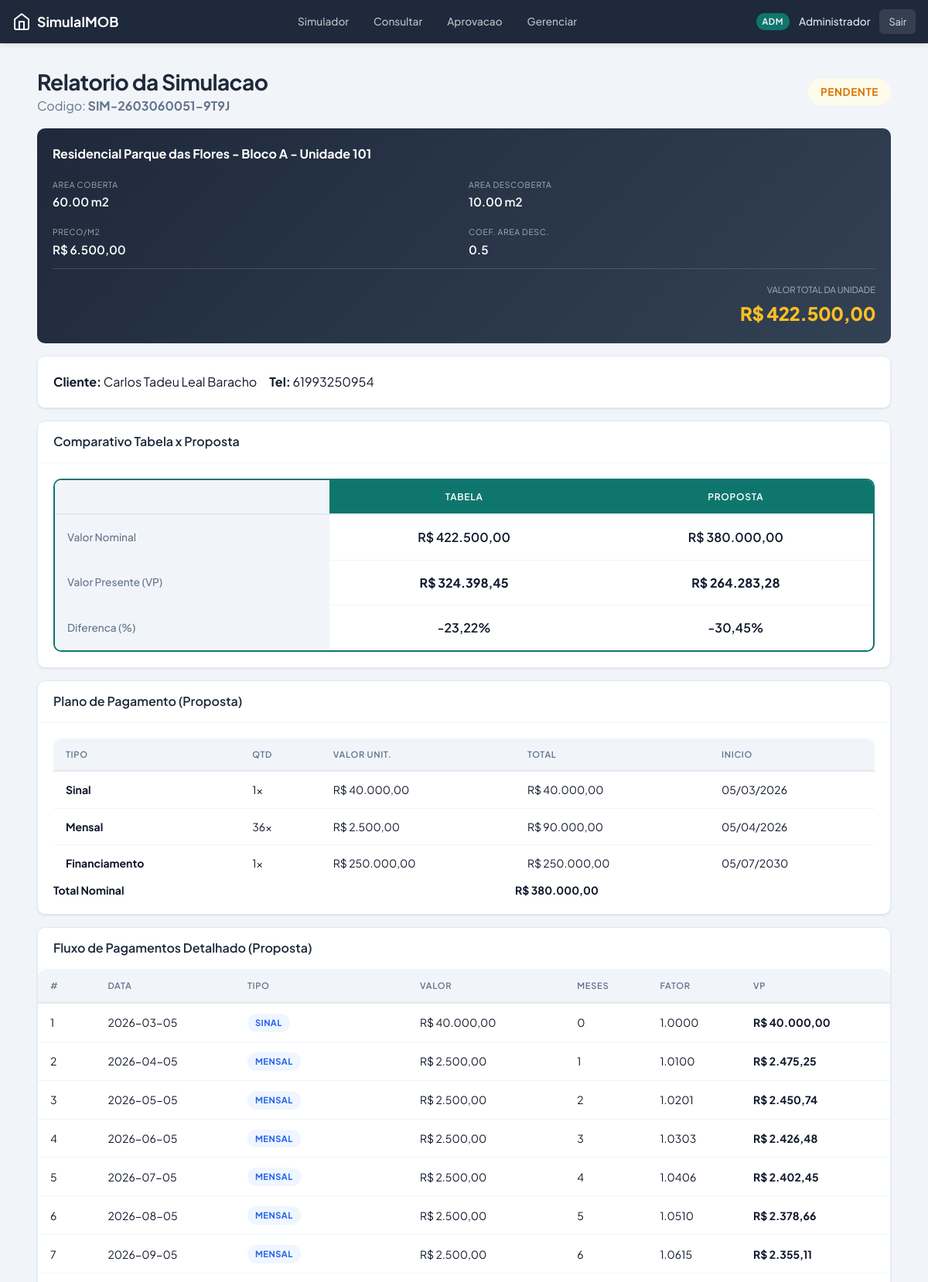
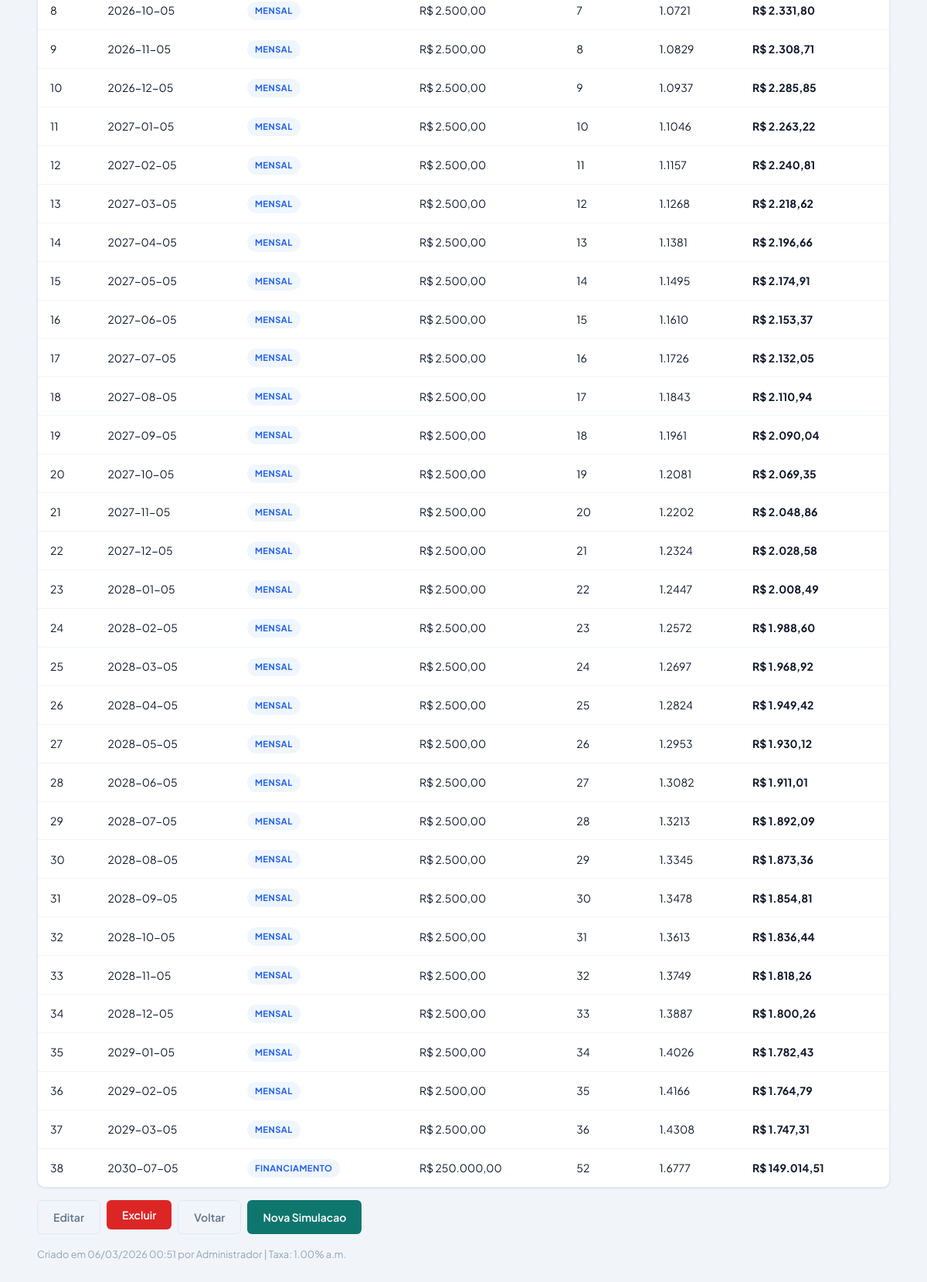
The page /simulador/report/1 (signed in) on the database its author committed (2 pictures, top to bottom).
### models.py (models this page shows, shortened)
class User(UserMixin, db.Model):
    __tablename__ = 'users'
    id = db.Column(db.Integer, primary_key=True)
    nome = db.Column(db.String(150), nullable=False)
    email = db.Column(db.String(150), unique=True, nullable=False, index=True)
    password_hash = db.Column(db.String(256), nullable=False)
    role = db.Column(db.String(20), nullable=False, default='corretor')
    ativo = db.Column(db.Boolean, default=True)
    empresa_id = db.Column(db.Integer, db.ForeignKey('empresas.id'), nullable=False)
    created_at = db.Column(db.DateTime, default=datetime.utcnow)
    empresa = db.relationship('Empresa', back_populates='usuarios')
    simulacoes = db.relationship('Simulacao', foreign_keys='Simulacao.corretor_id',
                                 back_populates='corretor', lazy='dynamic')
    @property
    def is_lider(self):
        return self.role in ('lider', 'adm')

class Simulacao(db.Model):
    __tablename__ = 'simulacoes'
    id = db.Column(db.Integer, primary_key=True)
    codigo = db.Column(db.String(30), unique=True, nullable=False, index=True, default=gerar_codigo)
    corretor_id = db.Column(db.Integer, db.ForeignKey('users.id'), nullable=False)
    empreendimento_id = db.Column(db.Integer, db.ForeignKey('empreendimentos.id'), nullable=False)
    unidade_id = db.Column(db.Integer, db.ForeignKey('unidades.id'), nullable=False)
    cliente_nome = db.Column(db.String(200))
    cliente_telefone = db.Column(db.String(20))
    sinal_qtd = db.Column(db.Integer, default=0)
    sinal_valor = db.Column(db.Float, default=0.0)
    sinal_data_inicio = db.Column(db.Date)
    mensal_qtd = db.Column(db.Integer, default=0)
    mensal_valor = db.Column(db.Float, default=0.0)
    mensal_data_inicio = db.Column(db.Date)
    intermediaria_qtd = db.Column(db.Integer, default=0)
    intermediaria_valor = db.Column(db.Float, default=0.0)
    intermediaria_data_inicio = db.Column(db.Date)
    intermediaria_periodicidade = db.Column(db.String(1), default='S')
    chave_valor = db.Column(db.Float, default=0.0)
    chave_data = db.Column(db.Date)
    financiamento_valor = db.Column(db.Float, default=0.0)
    financiamento_data = db.Column(db.Date)
    valor_nominal_proposta = db.Column(db.Float, default=0.0)
    vp_proposta = db.Column(db.Float, default=0.0)
    valor_nominal_tabela = db.Column(db.Float, default=0.0)
    vp_tabela = db.Column(db.Float, default=0.0)
    dif_pct_proposta = db.Column(db.Float, default=0.0)
    dif_pct_tabela = db.Column(db.Float, default=0.0)
    detalhes_json = db.Column(db.JSON)
    status = db.Column(db.String(20), default='pendente')
    aprovador_id = db.Column(db.Integer, db.ForeignKey('users.id'))
    data_aprovacao = db.Column(db.DateTime)
    motivo_rejeicao = db.Column(db.String(500))
    created_at = db.Column(db.DateTime, default=datetime.utcnow)
    updated_at = db.Column(db.DateTime, default=datetime.utcnow, onupdate=datetime.utcnow)
    corretor = db.relationship('User', foreign_keys=[corretor_id], back_populates='simulacoes')
    aprovador = db.relationship('User', foreign_keys=[aprovador_id])
    empreendimento = db.relationship('Empreendimento', back_populates='simulacoes')
    unidade = db.relationship('Unidade')

class Empreendimento(db.Model):
    __tablename__ = 'empreendimentos'
    id = db.Column(db.Integer, primary_key=True)
    nome = db.Column(db.String(200), nullable=False)
    endereco = db.Column(db.String(300))
    empresa_id = db.Column(db.Integer, db.ForeignKey('empresas.id'), nullable=False)
    taxa_desconto_mensal = db.Column(db.Float, nullable=False, default=0.01)
    ativo = db.Column(db.Boolean, default=True)
    created_at = db.Column(db.DateTime, default=datetime.utcnow)
    empresa = db.relationship('Empresa', back_populates='empreendimentos')
    blocos = db.relationship('Bloco', back_populates='empreendimento', cascade='all, delete-orphan')
    plano_padrao = db.relationship('PlanoPadrao', back_populates='empreendimento',
                                   uselist=False, cascade='all, delete-orphan')
    regras = db.relationship('RegrasEmpreendimento', back_populates='empreendimento',
                              uselist=False, cascade='all, delete-orphan')
    simulacoes = db.relationship('Simulacao', back_populates='empreendimento', lazy='dynamic')

class Bloco(db.Model):
    __tablename__ = 'blocos'
    id = db.Column(db.Integer, primary_key=True)
    nome = db.Column(db.String(50), nullable=False)
    empreendimento_id = db.Column(db.Integer, db.ForeignKey('empreendimentos.id'), nullable=False)
    empreendimento = db.relationship('Empreendimento', back_populates='blocos')
    unidades = db.relationship('Unidade', back_populates='bloco', cascade='all, delete-orphan')

class Unidade(db.Model):
    __tablename__ = 'unidades'
    id = db.Column(db.Integer, primary_key=True)
    numero = db.Column(db.String(20), nullable=False)
    bloco_id = db.Column(db.Integer, db.ForeignKey('blocos.id'), nullable=False)
    descricao = db.Column(db.String(200))
    area_coberta = db.Column(db.Float, nullable=False, default=0.0)
    area_descoberta = db.Column(db.Float, nullable=False, default=0.0)
    preco_m2 = db.Column(db.Float, nullable=False, default=0.0)
    coef_area_descoberta = db.Column(db.Float, nullable=False, default=0.5)
    status = db.Column(db.String(20), default='disponivel')
    created_at = db.Column(db.DateTime, default=datetime.utcnow)
    bloco = db.relationship('Bloco', back_populates='unidades')
    @property
    def valor_total(self):
        return (self.area_coberta * self.preco_m2 +
                self.area_descoberta * self.preco_m2 * self.coef_area_descoberta)

### empreendimentos.py (the view)
@emp_bp.route('/report/<int:id>')
@login_required
def report(id):
    sim = db.session.get(Simulacao, id)
    if not sim:
        flash('Simulacao nao encontrada.', 'danger')
        return redirect(url_for('emp_bp.minhas_simulacoes'))
    if not current_user.is_lider and sim.corretor_id != current_user.id:
        flash('Acesso negado.', 'danger')
        return redirect(url_for('emp_bp.minhas_simulacoes'))
    return render_template('report.html', sim=sim)

### templates/report.html (shortened to what this page needs)
{% extends "base.html" %}
{% block content %}
<div class="d-flex align-center justify-between mb-2">
    <div>
        <h1>Relatorio da Simulacao</h1>
        <p class="text-secondary">Codigo: <strong>{{ sim.codigo }}</strong></p>
    </div>
    <span class="badge status-{{ sim.status }}" style="font-size: 0.85rem; padding: 6px 16px;">
        {{ sim.status | upper }}
    </span>
</div>
<div class="unit-card mb-2">
    <div class="unit-title">{{ sim.empreendimento.nome }} - {{ sim.unidade.bloco.nome }} - Unidade {{ sim.unidade.numero }}</div>
    <div class="unit-grid">
        <div class="unit-item">
            <label>Area Coberta</label>
            <div class="value">{{ '%.2f'|format(sim.unidade.area_coberta) }} m2</div>
        </div>
        <div class="unit-item">
            <label>Area Descoberta</label>
            <div class="value">{{ '%.2f'|format(sim.unidade.area_descoberta) }} m2</div>
        </div>
        <div class="unit-item">
            <label>Preco/m2</label>
            <div class="value">{{ format_brl(sim.unidade.preco_m2) }}</div>
        </div>
        <div class="unit-item">
            <label>Coef. Area Desc.</label>
            <div class="value">{{ sim.unidade.coef_area_descoberta }}</div>
        </div>
    </div>
    <div class="unit-total">
        <label>Valor Total da Unidade</label>
        <div class="price">{{ format_brl(sim.unidade.valor_total) }}</div>
    </div>
</div>
{% if sim.cliente_nome %}
<div class="card mb-2">
    <div class="card-body d-flex gap-md">
        <div><strong>Cliente:</strong> {{ sim.cliente_nome }}</div>
        {% if sim.cliente_telefone %}
        <div><strong>Tel:</strong> {{ sim.cliente_telefone }}</div>
        {% endif %}
    </div>
</div>
{% endif %}
<div class="card mb-2">
    <div class="card-header"><h3>Comparativo Tabela x Proposta</h3></div>
    <div class="card-body">
        <div class="table-responsive comparison-table">
            <table>
                <thead>
                    <tr><th class="label-col"></th><th>Tabela</th><th>Proposta</th></tr>
                </thead>
                <tbody>
                    <tr>
                        <td class="label-col">Valor Nominal</td>
                        <td>{{ format_brl(sim.valor_nominal_tabela) }}</td>
                        <td>{{ format_brl(sim.valor_nominal_proposta) }}</td>
                    </tr>
                    <tr>
                        <td class="label-col">Valor Presente (VP)</td>
                        <td><strong>{{ format_brl(sim.vp_tabela) }}</strong></td>
                        <td><strong>{{ format_brl(sim.vp_proposta) }}</strong></td>
                    </tr>
                    <tr>
                        <td class="label-col">Diferenca (%)</td>
                        <td>{{ format_pct(sim.dif_pct_tabela) }}</td>
                        <td>{{ format_pct(sim.dif_pct_proposta) }}</td>
                    </tr>
                </tbody>
            </table>
        </div>
    </div>
</div>
<div class="card mb-2">
    <div class="card-header"><h3>Plano de Pagamento (Proposta)</h3></div>
    <div class="card-body">
        <div class="table-responsive">
            <table>
                <thead>
                    <tr><th>Tipo</th><th>Qtd</th><th>Valor Unit.</th><th>Total</th><th>Inicio</th></tr>
                </thead>
                <tbody>
                    {% if sim.sinal_qtd and sim.sinal_valor %}
                    <tr>
                        <td><strong>Sinal</strong></td>
                        <td>{{ sim.sinal_qtd }}x</td>
                        <td>{{ format_brl(sim.sinal_valor) }}</td>
                        <td>{{ format_brl(sim.sinal_qtd * sim.sinal_valor) }}</td>
                        <td>{{ sim.sinal_data_inicio.strftime('%d/%m/%Y') if sim.sinal_data_inicio else '-' }}</td>
                    </tr>
                    {% endif %}
                    {% if sim.mensal_qtd and sim.mensal_valor %}
                    <tr>
                        <td><strong>Mensal</strong></td>
                        <td>{{ sim.mensal_qtd }}x</td>
                        <td>{{ format_brl(sim.mensal_valor) }}</td>
                        <td>{{ format_brl(sim.mensal_qtd * sim.mensal_valor) }}</td>
                        <td>{{ sim.mensal_data_inicio.strftime('%d/%m/%Y') if sim.mensal_data_inicio else '-' }}</td>
                    </tr>
                    {% endif %}
                    {% if sim.financiamento_valor %}
                    <tr>
                        <td><strong>Financiamento</strong></td>
                        <td>1x</td>
                        <td>{{ format_brl(sim.financiamento_valor) }}</td>
                        <td>{{ format_brl(sim.financiamento_valor) }}</td>
                        <td>{{ sim.financiamento_data.strftime('%d/%m/%Y') if sim.financiamento_data else '-' }}</td>
                    </tr>
                    {% endif %}
                </tbody>
                <tfoot>
                    <tr>
                        <td colspan="3"><strong>Total Nominal</strong></td>
                        <td colspan="2"><strong>{{ format_brl(sim.valor_nominal_proposta) }}</strong></td>
                    </tr>
                </tfoot>
            </table>
        </div>
    </div>
</div>
{% if sim.detalhes_json and sim.detalhes_json.proposta and sim.detalhes_json.proposta.detalhes %}
<div class="card mb-2">
    <div class="card-header"><h3>Fluxo de Pagamentos Detalhado (Proposta)</h3></div>
    <div class="table-responsive">
        <table>
            <thead>
                <tr><th>#</th><th>Data</th><th>Tipo</th><th>Valor</th><th>Meses</th><th>Fator</th><th>VP</th></tr>
            </thead>
            <tbody>
            {% for p in sim.detalhes_json.proposta.detalhes %}
                <tr>
                    <td>{{ loop.index }}</td>
                    <td>{{ p.data }}</td>
                    <td><span class="badge badge-info">{{ p.tipo }}</span></td>
                    <td>{{ format_brl(p.valor) }}</td>
                    <td>{{ p.meses }}</td>
                    <td>{{ '%.4f'|format(p.fator) }}</td>
                    <td><strong>{{ format_brl(p.vp) }}</strong></td>
                </tr>
            {% endfor %}
            </tbody>
        </table>
    </div>
</div>
{% endif %}
<div class="btn-group">
    <a href="{{ url_for('emp_bp.editar_simulacao', id=sim.id) }}" class="btn btn-secondary">Editar</a>
    <form method="POST" action="{{ url_for('emp_bp.deletar_simulacao', id=sim.id) }}" style="display:inline;">
        <button type="submit" class="btn btn-danger" onclick="return confirm('Excluir esta simulacao?')">Excluir</button>
    </form>
    <a href="{{ url_for('emp_bp.minhas_simulacoes') }}" class="btn btn-secondary">Voltar</a>
    <a href="{{ url_for('emp_bp.simulador') }}" class="btn btn-primary">Nova Simulacao</a>
</div>
<div class="mt-2 text-muted" style="font-size:0.8rem;">
    Criado em {{ sim.created_at.strftime('%d/%m/%Y %H:%M') }} por {{ sim.corretor.nome }}
    | Taxa: {{ '%.2f'|format(sim.empreendimento.taxa_desconto_mensal * 100) }}% a.m.
</div>
{% endblock %}

### templates/base.html (shortened to what this page needs)
<!DOCTYPE html>
<html lang="pt-BR">
<head>
    <link rel="stylesheet" href="{{ url_for('static', filename='css/style.css') }}">
</head>
<body>
{% if current_user.is_authenticated %}
<div class="app-container">
    <nav class="navbar">
        <a href="{{ url_for('emp_bp.simulador') }}" class="navbar-brand">
            <svg viewBox="0 0 24 24" fill="none" stroke="currentColor" stroke-width="2" stroke-linecap="round" stroke-linejoin="round">
                <path d="M3 9l9-7 9 7v11a2 2 0 01-2 2H5a2 2 0 01-2-2z"/>
                <polyline points="9 22 9 12 15 12 15 22"/>
            </svg>
            SimulaIMOB
        </a>
        <div class="desktop-nav">
            <a href="{{ url_for('emp_bp.simulador') }}" class="{% if request.endpoint == 'emp_bp.simulador' %}active{% endif %}">Simulador</a>
            <a href="{{ url_for('emp_bp.minhas_simulacoes') }}" class="{% if request.endpoint == 'emp_bp.minhas_simulacoes' %}active{% endif %}">Consultar</a>
            {% if current_user.is_lider %}
            <a href="{{ url_for('emp_bp.fila_aprovacao') }}" class="{% if request.endpoint == 'emp_bp.fila_aprovacao' %}active{% endif %}">Aprovacao</a>
            <a href="{{ url_for('adm_bp.dashboard') }}" class="{% if 'adm_bp' in (request.endpoint or '') %}active{% endif %}">Gerenciar</a>
            {% endif %}
        </div>
        <div class="navbar-user">
            <span class="role-badge">{{ current_user.role }}</span>
            <span class="user-name">{{ current_user.nome }}</span>
            <a href="{{ url_for('login_bp.logout') }}" class="btn-logout">Sair</a>
        </div>
    </nav>
    <main class="main-content">
        {% block content %}{% endblock %}
    </main>
</div>
{% else %}
    {% block auth_content %}{% endblock %}
{% endif %}
</body>
</html>

### rows shown on the page
User: role "ADM", nome "Administrador", corretor.nome "Administrador"
Simulacao: codigo "SIM-2603060051-9T9J", status "PENDENTE", cliente_nome "Carlos Tadeu Leal Baracho", cliente_telefone "61993250954", valor_nominal_tabela "R$ 422.500,00", valor_nominal_proposta "R$ 380.000,00", vp_tabela "R$ 324.398,45", vp_proposta "R$ 264.283,28", dif_pct_tabela "-23,22%", dif_pct_proposta "-30,45%", sinal_qtd "1", sinal_valor "R$ 40.000,00", format_brl(sim.sinal_qtd*sim.sinal_valor) "R$ 40.000,00", sinal_data_inicio "05/03/2026", mensal_qtd "36", mensal_valor "R$ 2.500,00", format_brl(sim.mensal_qtd*sim.mensal_valor) "R$ 90.000,00", mensal_data_inicio "05/04/2026", financiamento_valor "R$ 250.000,00", financiamento_data "05/07/2030", created_at "06/03/2026 00:51"
Empreendimento: empreendimento.nome "Residencial Parque das Flores", sim.empreendimento.taxa_desconto_mensal*100 "1.00"
Bloco: unidade.bloco.nome "Bloco A"
Unidade: unidade.numero "101", unidade.area_coberta "60.00", unidade.area_descoberta "10.00", preco_m2 "R$ 6.500,00", unidade.coef_area_descoberta "0.5", area_coberta+preco_m2+area_descoberta "R$ 422.500,00"

### other values the page prints
{{ p.data }} "2026-03-05" "2026-04-05" "2026-05-05" "2026-06-05" "2026-07-05" "2026-08-05" "2026-09-05" "2026-10-05" "2026-11-05" "2026-12-05" "2027-01-05" "2027-02-05" "2027-03-05" "2027-04-05" "2027-05-05" "2027-06-05" "2027-07-05" "2027-08-05" "2027-09-05" "2027-10-05" "2027-11-05" "2027-12-05" "2028-01-05" "2028-02-05" "2028-03-05" "2028-04-05" "2028-05-05" "2028-06-05" "2028-07-05" "2028-08-05" "2028-09-05" "2028-10-05" "2028-11-05" "2028-12-05" "2029-01-05" "2029-02-05" "2029-03-05" "2030-07-05"
{{ p.tipo }} "SINAL" "MENSAL" "MENSAL" "MENSAL" "MENSAL" "MENSAL" "MENSAL" "MENSAL" "MENSAL" "MENSAL" "MENSAL" "MENSAL" "MENSAL" "MENSAL" "MENSAL" "MENSAL" "MENSAL" "MENSAL" "MENSAL" "MENSAL" "MENSAL" "MENSAL" "MENSAL" "MENSAL" "MENSAL" "MENSAL" "MENSAL" "MENSAL" "MENSAL" "MENSAL" "MENSAL" "MENSAL" "MENSAL" "MENSAL" "MENSAL" "MENSAL" "MENSAL" "FINANCIAMENTO"
{{ p.meses }} "0" "1" "2" "3" "4" "5" "6" "7" "8" "9" "10" "11" "12" "13" "14" "15" "16" "17" "18" "19" "20" "21" "22" "23" "24" "25" "26" "27" "28" "29" "30" "31" "32" "33" "34" "35" "36" "52"
{{ '%.4f'|format(p.fator) }} "1.0000" "1.0100" "1.0201" "1.0303" "1.0406" "1.0510" "1.0615" "1.0721" "1.0829" "1.0937" "1.1046" "1.1157" "1.1268" "1.1381" "1.1495" "1.1610" "1.1726" "1.1843" "1.1961" "1.2081" "1.2202" "1.2324" "1.2447" "1.2572" "1.2697" "1.2824" "1.2953" "1.3082" "1.3213" "1.3345" "1.3478" "1.3613" "1.3749" "1.3887" "1.4026" "1.4166" "1.4308" "1.6777"
